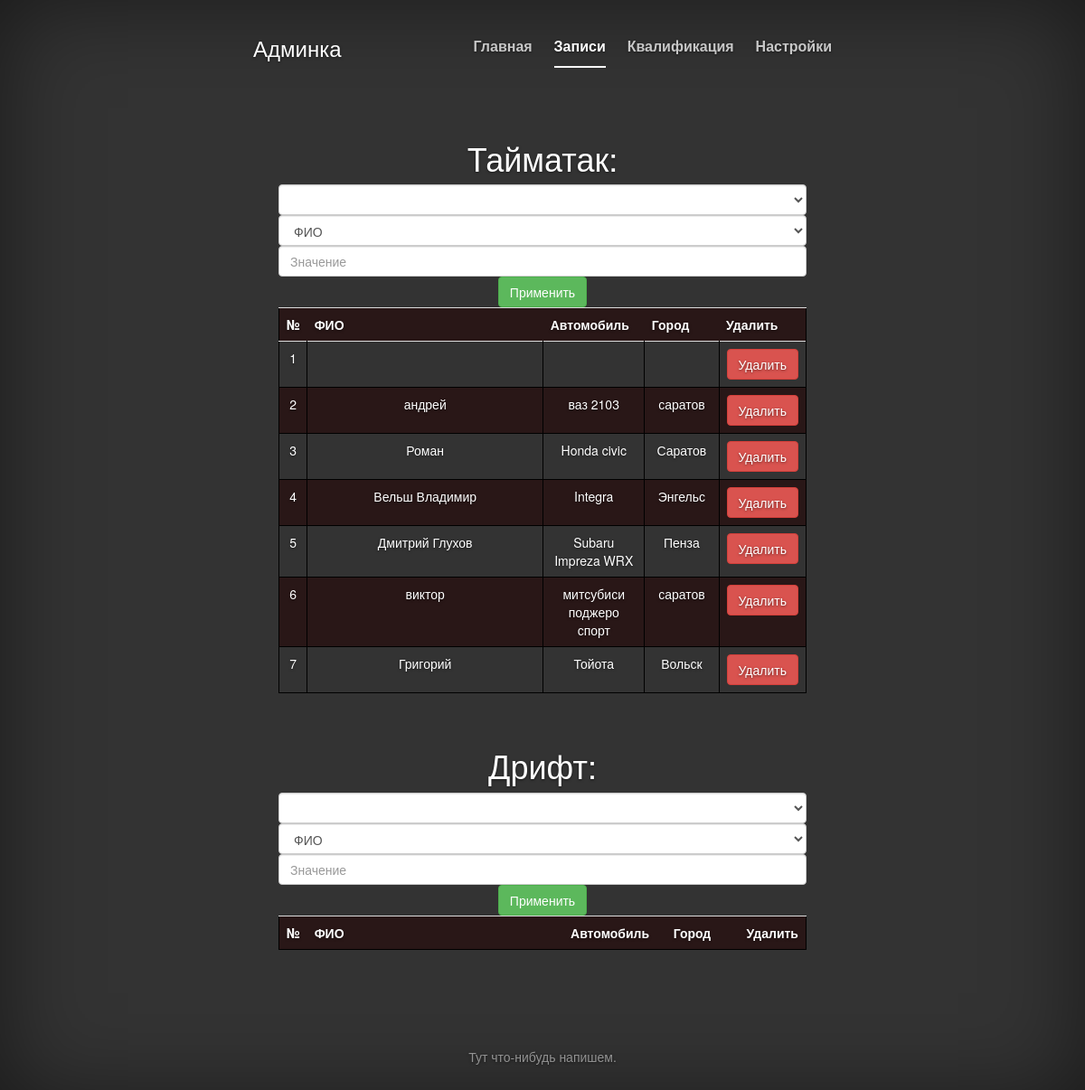
Screenshot of /zapis.php (signed in) with the database file from the repository.
### tables this page shows
CREATE TABLE IF NOT EXISTS `racing` (
  `id` int(4) NOT NULL,
  `fio` varchar(200) NOT NULL,
  `auto` varchar(50) NOT NULL,
  `accept` int(1) NOT NULL DEFAULT '0',
  `accorder` int(11) NOT NULL DEFAULT '0',
  `city` varchar(30) DEFAULT 'Саратов'
);

### zapis.php (the view, shortened to what this page needs)
<!DOCTYPE html PUBLIC "-//W3C//DTD XHTML 1.0 Transitional//EN" "http://www.w3.org/TR/xhtml1/DTD/xhtml1-transitional.dtd">
<html xmlns="http://www.w3.org/1999/xhtml" xml:lang="ru" lang="ru">
<head>
<link rel="stylesheet" href="system.css" type="text/css" />
<link href="css/bootstrap.min.css" rel="stylesheet">
<link href="http://bootstrap-3.ru/examples/signin/signin.css" rel="stylesheet">
<link href="css/cover.css" rel="stylesheet">
</head><body>
<?php
if (isset($_SESSION['user_id'])){ ?>
<div class="site-wrapper">
      <div class="site-wrapper-inner">
        <div class="cover-container">
          <div class="masthead clearfix">
            <div class="inner">
              <h3 class="masthead-brand">Админка</h3>
              <ul class="nav masthead-nav">
                <li><a href="admin.php">Главная</a></li>
                <li class="active"><a href="#">Записи</a></li>
                <li><a href="race.php">Квалификация</a></li>
                <li><a href="settings.php">Настройки</a></li>
              </ul>
            </div>
          </div>
          <div class="inner cover">
            <h1 class="cover-heading">Тайматак:</h1>
            <?php
                $connect = mysqli_connect("localhost","racing","VYq0ekNo","racing");
				mysqli_set_charset($connect, "utf8");
				$result = $connect->query("SELECT * FROM `racing`");
            ?>
            <form method="POST">
                <select class="form-control" name="id">
                    <?php
                    while($re = mysqli_fetch_array($result)) {
        				$id = $re['id'];
      					$fio = $re['fio'];
    					 echo "<option value=\"$id\">$fio</option>";
    				}
                    ?>
                </select>
                <select class="form-control" name="field">
                    <option value="fio">ФИО</option>
                </select>
                <input type="text" class="form-control" style="" placeholder="Значение" name="val" required>
    			<input type="submit" class="btn btn-success" name="change" value="Применить">
	 	    </form>
            <table width="700px;" class="table table-striped">
			<tr><th style="width:5%;">№</th><th style="width:60%;">ФИО</th><th style="width:20%;">Автомобиль</th><th style="width:15%;">Город</th><th style="width:15%;">Удалить</th></tr>
			<?php
			    $connect = mysqli_connect("localhost","racing","VYq0ekNo","racing");
				mysqli_set_charset($connect, "utf8");
				$result = $connect->query("SELECT * FROM `racing`");
				$i = 1;
				while($re = mysqli_fetch_array($result)) {
    				$id = $re['id'];
  					$fio = $re['fio'];
    				$auto = $re['auto'];
    				$city = $re['city'];
					echo "<tr><td>$i</td><td>$fio</td><td>$auto</td><td>$city</td><td><a class=\"btn btn-danger\" href=\"zapis.php?id=$id&del=1&zap=ta\">Удалить</a></td></tr>";
					$i++;
				}
			?>
            </table>
            <br />
            <h1 class="cover-heading">Дрифт:</h1>
            <form method="POST">
                <select class="form-control" name="id">
                </select>
                <select class="form-control" name="field">
                    <option value="fio">ФИО</option>
                </select>
                <input type="text" class="form-control" style="" placeholder="Значение" name="val" required>
    			<input type="submit" class="btn btn-success" name="changedr" value="Применить">
	 	    </form>
            <table width="700px;" class="table table-striped">
			<tr><th style="width:5%;">№</th><th style="width:60%;">ФИО</th><th style="width:20%;">Автомобиль</th><th style="width:15%;">Город</th><th style="width:15%;">Удалить</th></tr>
            </table>
          </div>
          <div class="mastfoot">
            <div class="inner">
              <p>Тут что-нибудь напишем.</p>
            </div>
          </div>
        </div>
      </div>
    </div>
<?php
}
?>
</body>
</html>

### system.css (style rules this page uses)
* { margin: 0; padding: 0; }
html, body { height: 100%; }
body { margin:0; }
table { border: 1px solid #000; border-collapse: collapse; }
table td { border: 1px solid #000; }

### css/cover.css (style rules this page uses)
a, a:focus, a:hover { color: #fff; }
html, body { height: 100%; background-color: #333; }
body { color: #fff; text-align: center; text-shadow: 0 1px 3px rgba(0,0,0,.5); box-shadow: inset 0 0 100px rgba(0,0,0,.5); }
.site-wrapper { display: table; width: 100%; height: 100%; min-height: 100%; }
.site-wrapper-inner { display: table-cell; vertical-align: top; }
.cover-container { margin-right: auto; margin-left: auto; }
.inner { padding: 30px; }
.masthead-brand { margin-top: 10px; margin-bottom: 10px; }
.masthead-nav > li { display: inline-block; }
.masthead-nav > li + li { margin-left: 20px; }
.masthead-nav > li > a { padding-right: 0; padding-left: 0; font-size: 16px; font-weight: bold; color: #fff; color: rgba(255,255,255,.75); border-bottom: 2px solid transparent; }
.masthead-nav > .active > a, .masthead-nav > .active > a:hover, .masthead-nav > .active > a:focus { color: #fff; border-bottom-color: #fff; }
@media (min-width: 768px) { .masthead-brand { float: left; } }
@media (min-width: 768px) { .masthead-nav { float: right; } }
.cover { padding: 58px; }
.mastfoot { color: #999; color: rgba(255,255,255,.5); }
@media (min-width: 768px) { .masthead { //position: fixed; top: 0; } }
@media (min-width: 768px) { .mastfoot { bottom: 0; } }
@media (min-width: 768px) { .site-wrapper-inner { vertical-align: middle; } }
@media (min-width: 768px) { .masthead, .mastfoot, .cover-container { width: 100%; } }
@media (min-width: 992px) { .masthead, .mastfoot, .cover-container { width: 700px; } }

### rows the page displays
racing: fio "андрей", auto "ваз 2103", city "саратов"
racing: fio "Роман", auto "Honda civic", city "Саратов"
racing: fio "Вельш Владимир", auto "Integra", city "Энгельс"
racing: fio "Дмитрий Глухов", auto "Subaru Impreza WRX", city "Пенза"
racing: fio "виктор", auto "митсубиси поджеро спорт", city "саратов"
racing: fio "Григорий", auto "Тойота", city "Вольск"
